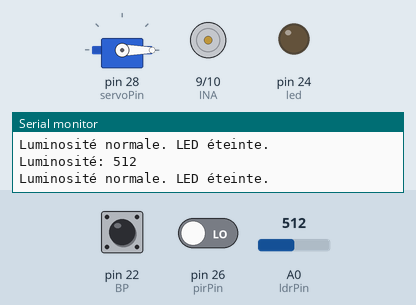
Simulated run of this sketch. Board: Arduino Mega 2560, built with avr-gcc and run on an emulated ATmega2560. Shown: servo, motor-driver pin pairs drawn as motors (green arrow = first pin HIGH = forward, orange = second pin HIGH = backward, longer = more drive), output pins drawn as LEDs (lit = HIGH), the last lines printed to the serial monitor. Inputs (shaded band) come from the test bench; at power-on: A0 (ldrPin) = 512, pin 26 (pirPin) LOW, pin 22 (BP) HIGH.

Above: at 3.8 s.
3.9 s: A0 (ldrPin) set to 492
At 5.2 s:
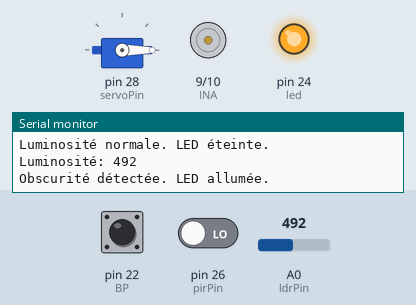
5.6 s: pin 26 (pirPin) driven HIGH
At 8.9 s:
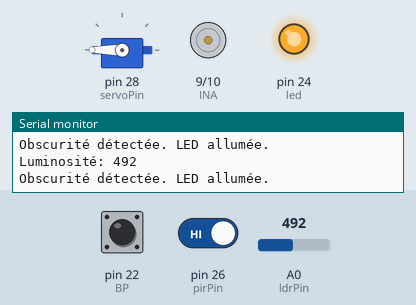
9.6 s: pin 22 (BP) pulled LOW for 3.2 s
At 11.9 s:
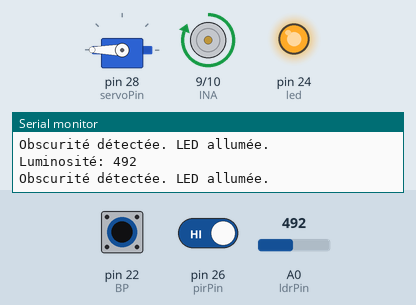
14.3 s: pin 22 (BP) pulled LOW for 1.25 s
At 14.43 s:
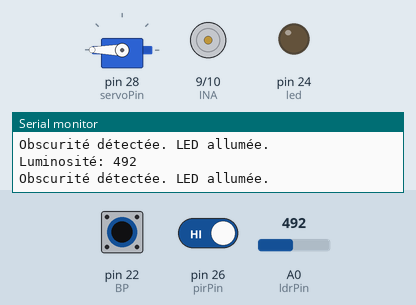
17.0 s: A0 (ldrPin) set to 510
At 18.0 s:
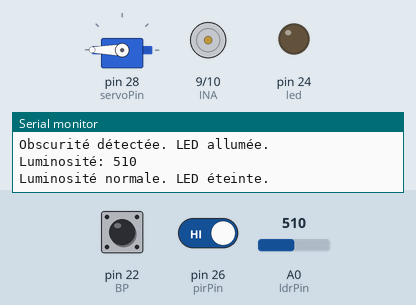
19.1 s: pin 22 (BP) pulled LOW for 1.25 s
At 23.0 s:
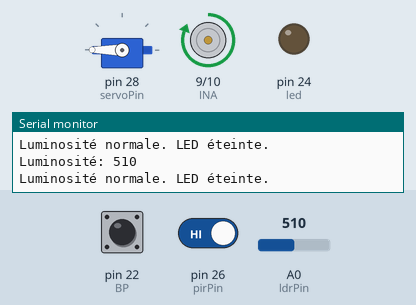
Timing chart, 0 to 24.2 s (numbered marks = the images above; inputs shaded):
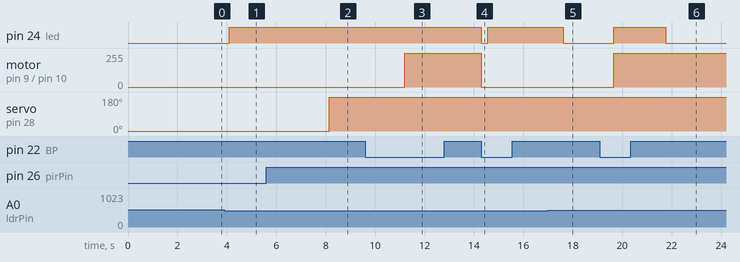

Measured:
- the behaviour switches between 500 and 499 on A0 (ldrPin) (found by bisection; images 0 and 1)
- after the input at 3.9 s, pin 24 (led): LOW → HIGH after 0.20 s
- after the input at 5.6 s, servo on pin 28 (servoPin): 0° → 180° after 2.6 s
- after the input at 9.6 s, motor on pin 9 (INA) / pin 10 (INB): stopped → forward 255/255 after 1.6 s
- after the input at 14.3 s, pin 24 (led): HIGH → LOW at once, → HIGH 0.25 s later; motor on pin 9 (INA) / pin 10 (INB): forward 255/255 → stopped at once
- after the input at 17.0 s, pin 24 (led): HIGH → LOW after 0.61 s
- after the input at 19.1 s, pin 24 (led): LOW → HIGH after 0.56 s, → LOW 2.1 s later; motor on pin 9 (INA) / pin 10 (INB): stopped → forward 255/255 after 0.56 s

The sketch:

Arduino_sc_nario.ino
```cpp
//---------------------------------------------
//   Scénaio 1 réalisé avec le vrai matériel
//---------------------------------------------
#include <Servo.h>
//On déclare les variables

// Bouton poussoir
const int BP = 22;    // Connecté à la broche 22
const int led = 24;   // Connecté à la broche 24
int etatBP;            // Variable pour mémoriser l'état du bouton poussoir
bool ventilateurActif = false;  // Variable pour suivre l'état du ventilateur


//Vantilateur
int INA = 9;
int INB = 10;

//LDR_LED
const int ldrPin = A0;    // Broche analogique pour le capteur LDR
const int ledPin = 24;    // Broche numérique pour la LED
int seuilLuminosite = 500; // Ajustez cette valeur selon vos besoins

//servo Porte  avec PIR
const int pirPin = 26;    // Broche du capteur PIR
const int servoPin = 28;   // Broche du servo moteur
Servo monServo;  // Création d'une instance de la classe Servo
int etatPIR = 0;
int etatPrecedent = 0;
int positionServo = 0;  // Position du servo moteur
int delaiRetour = 2000;
int etatPorte = 0;


void setup() {
  // BP LED
  pinMode(BP,INPUT); //Initialisation Broche 4 en Entré
  pinMode(led,OUTPUT); //Initialisation Broche 4 en Entré
  etatBP=LOW; //Initialiser en Etat relaché
  Serial.begin(9600); //Ouvrir le port série à 9600 bauds
  //BP_Ventilateur
   pinMode(BP, INPUT_PULLUP); // Utilise la résistance de tirage interne pour le bouton
  //Vantilateur
  pinMode(INA, OUTPUT);
  pinMode(INB, OUTPUT);

  //LDR-LED
  pinMode(ledPin, OUTPUT);

  //Servo Porte  avec PIR
  pinMode(pirPin, INPUT);
  monServo.attach(servoPin);

  // Position initiale du servo
  monServo.write(positionServo);

}

void loop() {
  ldrLED();
//BP_Ventilateur
 etatBP = digitalRead(BP); // Lire l'état du bouton poussoir

  // Si le bouton est appuyé et que le ventilateur n'est pas encore actif, démarrer le ventilateur
  if (etatBP == LOW && !ventilateurActif) {
    digitalWrite(INA, HIGH);
    digitalWrite(INB, LOW);
    digitalWrite(led, HIGH);
    ventilateurActif = true;
    delay(50); // Temporisation pour éviter les rebonds du bouton
  }
  // Si le bouton est relâché et que le ventilateur est actif, ne rien faire (laisser le ventilateur en marche)
  // jusqu'à ce que le bouton soit appuyé à nouveau pour l'arrêter
  else if (etatBP == HIGH && ventilateurActif) {
    // Ne rien faire, laissez le ventilateur en marche
  }
// Si le bouton est appuyé et que le ventilateur est déjà actif, éteindre le ventilateur
  else if (etatBP == LOW && ventilateurActif) {
    digitalWrite(INA, LOW);
    digitalWrite(INB, LOW);
    digitalWrite(led, LOW);
    ventilateurActif = false;
    delay(200); // Temporisation pour éviter les rebonds du bouton
  }

  etatBP=digitalRead(BP); //Mémorisation de l'etat du bouton
//test si niveau logique bas

  etatPorte = !etatPorte;
  if (etatPorte == 1) {
      portDetect();
      delay(2000);
    } else {
      {
        portDetect();
    }
  }
}

void ldrLED(){
  int luminosite = analogRead(ldrPin);

  Serial.print("Luminosité: ");
  Serial.println(luminosite);

  if (luminosite < seuilLuminosite) {
    digitalWrite(ledPin, HIGH);
    Serial.println("Obscurité détectée. LED allumée.");
  } else {
    digitalWrite(ledPin, LOW);
    Serial.println("Luminosité normale. LED éteinte.");
  }
  delay(1000);  // Attendez une seconde avant la prochaine lecture
}
void ventilateur(){
  // Tourne dans un seul sens
  analogWrite(INA, 100);
  digitalWrite(INB, LOW);
  delay(5000);
  // Arrêt
  digitalWrite(INA, LOW);
  digitalWrite(INB, LOW);
  delay(200);
}


void portDetect(){
  // Lecture de l'état du capteur PIR
  etatPIR = digitalRead(pirPin);

  // Vérification si le bouton a été appuyé
  if (etatPIR == HIGH && etatPrecedent == LOW) {
    // Inversion de la position du servo
    positionServo = 180 - positionServo;
    monServo.write(positionServo);
     delay(delaiRetour);
    monServo.write(positionServo);
  }
  // Mise à jour de l'état précédent du bouton
  etatPrecedent = etatPIR;
  // Attente pour éviter les rebonds du bouton
  delay(50);
}

//------------------------------------------
//           Fin du scénario 1
//------------------------------------------
```
